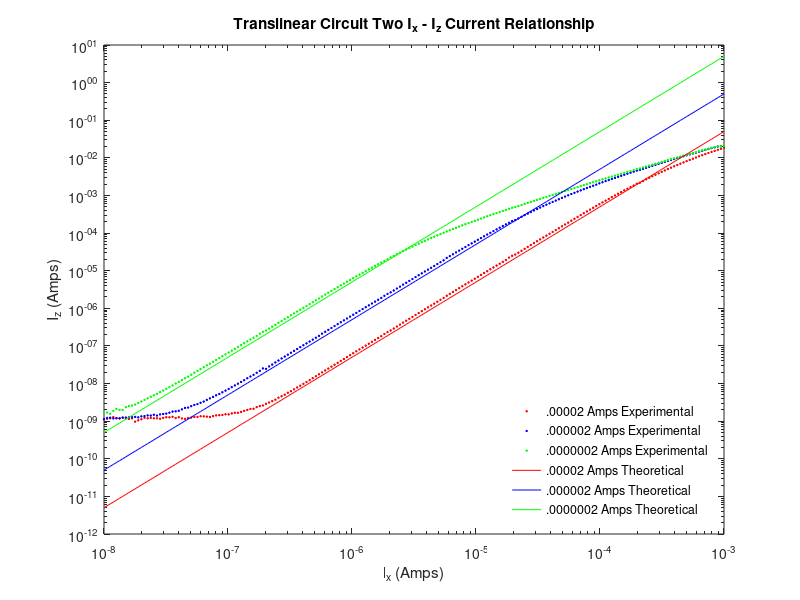
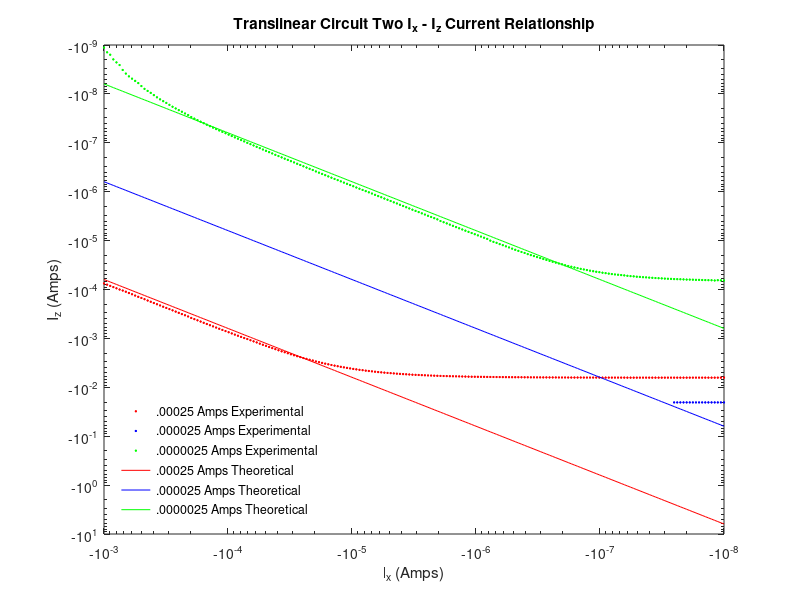

Reproduce these figures in MATLAB, in order.
clear all
load('collected_data_done.mat');

%% Ix plots

figure
loglog(Ix_Exp3_R10K, -1.*IzIx_Exp3_R10K, 'r*', 'MarkerSize', 1.5);
hold on;
loglog(Ix_Exp3_R100K, -1.*IzIx_Exp3_R100K, 'b*', 'MarkerSize', 1.5);
loglog(Ix_Exp3_R1M, -1.*IzIx_Exp3_R1M, 'g*', 'MarkerSize', 1.5);

% Theoretical should be equal to 2*I_x - I_y
loglog(Ix_Exp3_R10K, (Ix_Exp3_R10K).^2./(0.2/10000) , 'r');
loglog(Ix_Exp3_R100K,(Ix_Exp3_R100K).^2./(0.2/100000), 'b');
loglog(Ix_Exp3_R1M, (Ix_Exp3_R1M).^2./(0.2/1000000), 'g');

hold off
legend('.00002 Amps Experimental', '.000002 Amps Experimental', '.0000002 Amps Experimental', '.00002 Amps Theoretical', '.000002 Amps Theoretical', '.0000002 Amps Theoretical');
legend('boxoff');
legend('Location', 'southeast');
title( "Translinear Circuit Two I_x - I_z Current Relationship");
ylabel("I_z (Amps)");
xlabel("I_x (Amps)");


%% Iy plots

figure
loglog(Iy_Exp3_R10K, IzIy_Exp3_R10K, 'r*', 'MarkerSize', 1.5);
hold on;
loglog(Iy_Exp3_R100K, IzIy_Exp3_R100K, 'b*', 'MarkerSize', 1.5);
loglog(Iy_Exp3_R1M, IzIy_Exp3_R1M, 'g*', 'MarkerSize', 1.5);
% 
% % Theoretical should be equal to 2*I_x - I_y
loglog(Iy_Exp3_R10K, (2.5/10000).^2./(Iy_Exp3_R10K) , 'r');
loglog(Iy_Exp3_R100K,(2.5/100000).^2./(Iy_Exp3_R100K), 'b');
loglog(Iy_Exp3_R1M, (2.5/1000000).^2./(Iy_Exp3_R1M), 'g');

hold off
legend('.00025 Amps Experimental', '.000025 Amps Experimental', '.0000025 Amps Experimental', '.00025 Amps Theoretical', '.000025 Amps Theoretical', '.0000025 Amps Theoretical');
legend('boxoff');
legend('Location', 'southwest');
title( "Translinear Circuit Two I_x - I_z Current Relationship");
ylabel("I_z (Amps)");
xlabel("I_x (Amps)");


